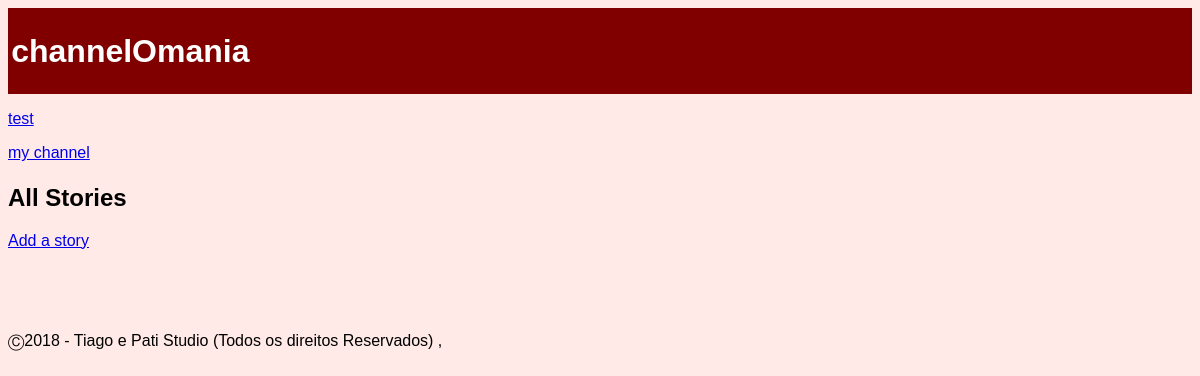
/pages/channel.php, run on an earlier commit of the app's database.
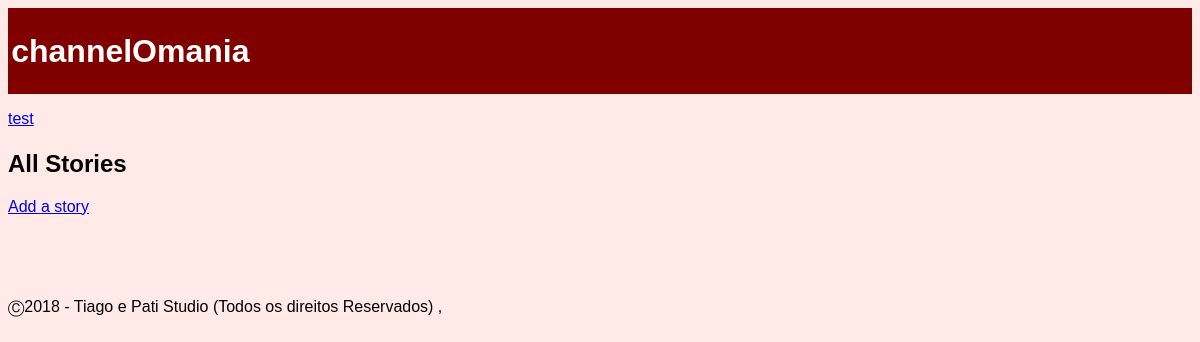
And on a later commit of the database.
### tables this page shows
CREATE TABLE 'channel'
(
	'ID' INTEGER NOT NULL PRIMARY KEY,
	'name' TEXT NOT NULL,
	'coverImage' TEXT NULL,
	'author' INTEGER NOT NULL,
	CONSTRAINT 'FK_author' FOREIGN KEY ('author') REFERENCES 'user' ('ID') ON DELETE No Action ON UPDATE No Action
);

### database/db_list.php (called while the page is built, shortened)
<?php
function listChannel() {
  $db = Database::instance()->db();
  $stmt = $db->prepare('SELECT * FROM channel');
  $stmt->execute();
  return $stmt->fetchAll();
}
?>

### pages/channel.php (called while the page is built, shortened)
<?php
  include_once('../database/db_list.php');
  include_once('../templates/tpl_common.php');
  include_once('../templates/tpl_channel.php');
  $channel = getStoriesByChannel($_GET['channelId']);
  draw_channel($channel);
?>

### templates/tpl_channel.php (the view, shortened to what this page needs)
<?php function draw_channel($channel) { ?>
  <?php $channels = listChannel(); ?>
  <?php foreach($channels as $channel_list) { ?>
    <p><a href = "../pages/channel.php?channelId=<?php echo($channel_list['ID']); ?>" ><?php echo($channel_list['name']); ?></a></p>
  <?php } ?>
  <h2>All Stories</h2>
  <p><a href = "../pages/new_story.php?channelId=<?php echo($_GET['channelId']); ?>" >Add a story</a></p>
<?php } ?>

What changed in the data, as far as the page shows it:
removed channel: name "my channel"
